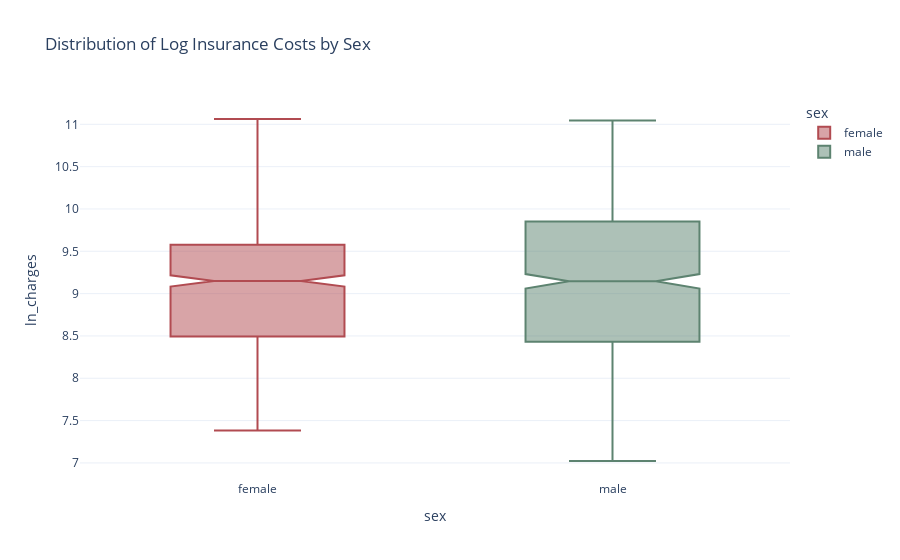

Source (notebook cell):
### Code cell
from plotly.offline import plot, iplot, init_notebook_mode
import plotly.express as px

init_notebook_mode(connected=True)
px.defaults.template = "plotly_white"
plot_df=data1.copy()
fig = px.box(data, x="sex", y="ln_charges", color="sex", 
             notched=True, points="outliers", height=600,
             title="Distribution of Log Insurance Costs by Sex",
             color_discrete_sequence=['#B14B51','#5D8370',])

fig.show()

### Figure 1 — Plotly figure (JSON) as saved in the notebook; plotly's stock layout.template omitted (floating-point values rounded to 4 significant figures; data arrays with more than 128 entries replaced by an {"elided": "..."} marker saying what was removed)
{"data": [{"alignmentgroup": "True", "boxpoints": "outliers", "hovertemplate": "sex=%{x}<br>ln_charges=%{y}<extra></extra>", "legendgroup": "female", "marker": {"color": "#B14B51"}, "name": "female", "notched": true, "offsetgroup": "female", "orientation": "v", "showlegend": true, "type": "box", "x": {"elided": "662 str values"}, "x0": " ", "xaxis": "x", "y": {"elided": "662 float values"}, "y0": " ", "yaxis": "y"}, {"alignmentgroup": "True", "boxpoints": "outliers", "hovertemplate": "sex=%{x}<br>ln_charges=%{y}<extra></extra>", "legendgroup": "male", "marker": {"color": "#5D8370"}, "name": "male", "notched": true, "offsetgroup": "male", "orientation": "v", "showlegend": true, "type": "box", "x": {"elided": "676 str values"}, "x0": " ", "xaxis": "x", "y": {"elided": "676 float values"}, "y0": " ", "yaxis": "y"}], "layout": {"autosize": true, "boxmode": "overlay", "legend": {"title": {"text": "sex"}, "tracegroupgap": 0}, "title": {"text": "Distribution of Log Insurance Costs by Sex"}, "xaxis": {"anchor": "y", "autorange": true, "categoryarray": ["female", "male"], "categoryorder": "array", "domain": [0, 1], "range": [-0.5, 1.5], "title": {"text": "sex"}, "type": "category"}, "yaxis": {"anchor": "x", "autorange": true, "domain": [0, 1], "range": [6.798, 11.29], "title": {"text": "ln_charges"}, "type": "linear"}}}
